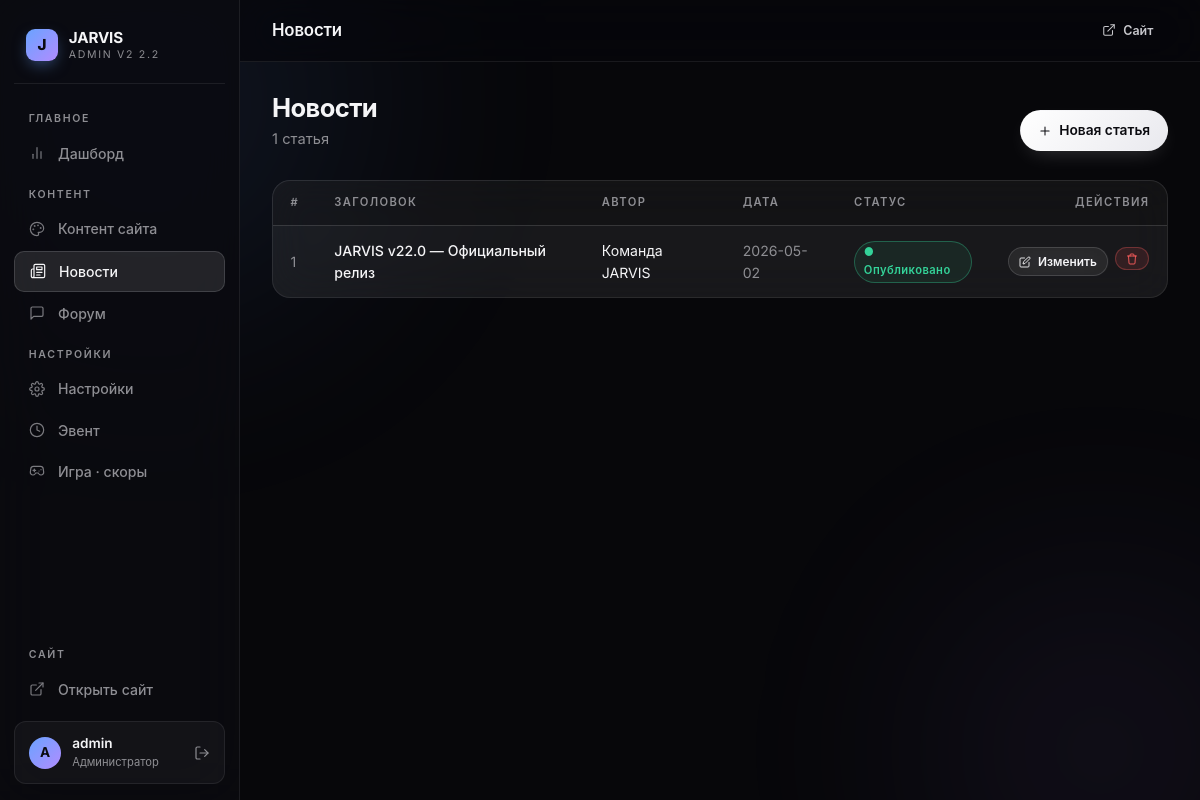
The page /admin/news (signed in) on the database as committed earlier.
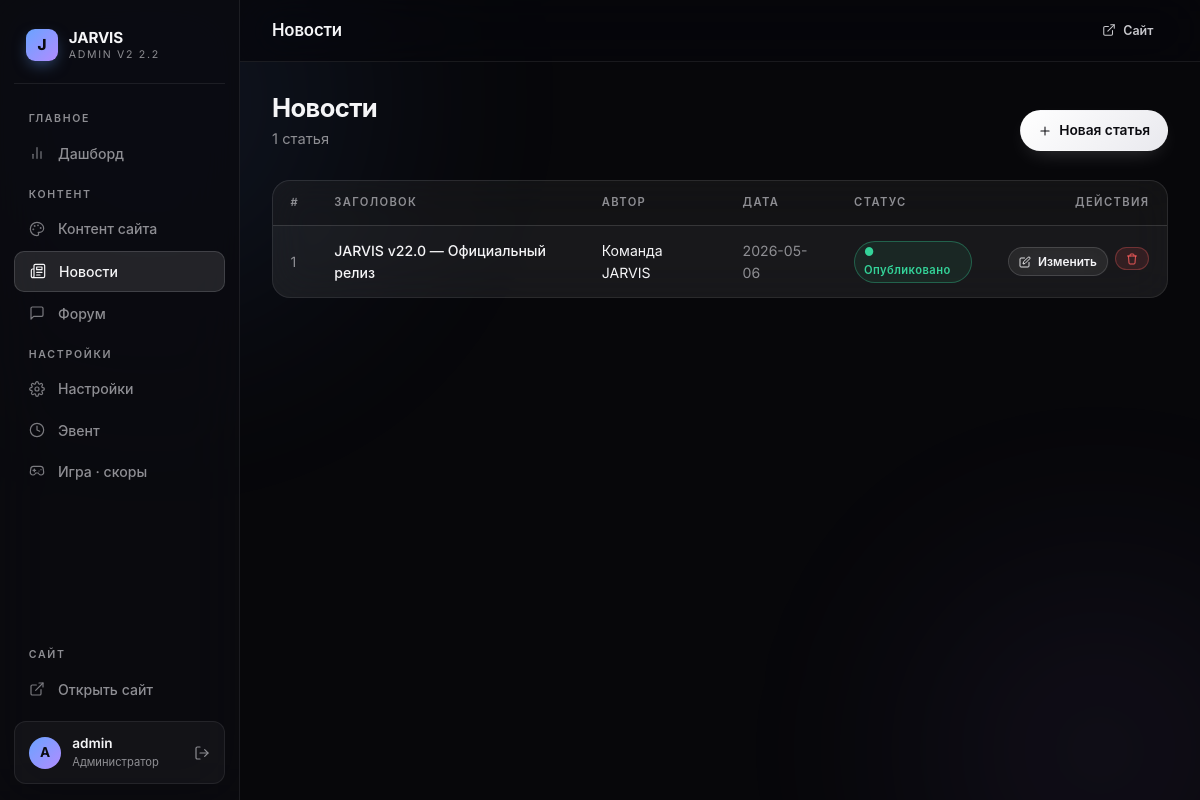
The same page on the database as committed later.
### tables this page shows
CREATE TABLE news (
    id INTEGER PRIMARY KEY AUTOINCREMENT,
    title TEXT NOT NULL,
    excerpt TEXT DEFAULT '',
    content TEXT NOT NULL,
    image_url TEXT DEFAULT '',
    author TEXT DEFAULT 'Команда JARVIS',
    is_published INTEGER DEFAULT 1,
    created_at TIMESTAMP DEFAULT CURRENT_TIMESTAMP,
    updated_at TIMESTAMP DEFAULT CURRENT_TIMESTAMP
);

### server.py (the view)
@app.route("/admin/news")
@admin_required
def admin_news():
    db = get_conn()
    articles = db.execute("SELECT * FROM news ORDER BY created_at DESC").fetchall()
    return render_template("admin/news_list.html", articles=articles)

### database.py (called while the page is built)
def get_db():
    conn = sqlite3.connect(DB_PATH)
    conn.row_factory = sqlite3.Row
    conn.execute("PRAGMA foreign_keys = ON")
    return conn

### server.py (called while the page is built, shortened)
def get_conn():
    if "db" not in g:
        g.db = get_db()
    return g.db

@app.before_request
def track_visit():
    path = request.path
    if any(path.startswith(p) for p in SKIP_TRACK_PREFIXES):
        return

def admin_required(f):
    @functools.wraps(f)
    def wrapper(*args, **kwargs):
        if not session.get("admin_logged_in"):
            return redirect(url_for("admin_login"))
        return f(*args, **kwargs)
    return wrapper

def _site_settings_dict():
    out = dict(DEFAULT_SETTINGS)
    try:
        rows = get_conn().execute("SELECT key, value FROM site_settings").fetchall()
        for r in rows:
            key, val = r["key"], r["value"]
            if not val and key not in _BOOL_SETTING_KEYS_BASE and key in DEFAULT_SETTINGS:
                out[key] = DEFAULT_SETTINGS[key]
            else:
                out[key] = val
    except Exception:
        pass
    return out

### templates/admin/news_list.html (shortened to what this page needs)
{% extends 'admin/base.html' %}
{% from '_icons.html' import icon %}
{% block topbar %}Новости{% endblock %}
{% block content %}
<div class="a-page-head">
  <div>
    <h2>Новости</h2>
    <div class="desc">{{ articles|length }} {% if articles|length == 1 %}статья{% elif articles|length < 5 %}статьи{% else %}статей{% endif %}</div>
  </div>
  <div class="actions">
    <a href="{{ url_for('admin_news_create') }}" class="a-btn a-btn-primary">{{ icon('plus', 14) }} Новая статья</a>
  </div>
</div>
<div class="a-table-wrap">
  <table class="a-table">
    <thead>
      <tr>
        <th>#</th>
        <th>Заголовок</th>
        <th>Автор</th>
        <th>Дата</th>
        <th>Статус</th>
        <th style="text-align:right;">Действия</th>
      </tr>
    </thead>
    <tbody>
      {% for art in articles %}
      <tr>
        <td style="color:var(--text-3);">{{ art['id'] }}</td>
        <td>
          <a href="{{ url_for('news_detail', nid=art['id']) }}" target="_blank"
             style="color:var(--text);font-weight:500;">
            {{ art['title'][:80] }}{% if art['title']|length > 80 %}…{% endif %}
          </a>
        </td>
        <td>{{ art['author'] }}</td>
        <td style="color:var(--text-3);">{{ art['created_at'][:10] }}</td>
        <td>
          {% if art['is_published'] %}
            <span class="a-badge success">● Опубликовано</span>
          {% else %}
            <span class="a-badge muted">Черновик</span>
          {% endif %}
        </td>
        <td>
          <div class="actions" style="justify-content:flex-end;">
            <a href="{{ url_for('admin_news_edit', nid=art['id']) }}"
               class="a-btn a-btn-secondary a-btn-xs">{{ icon('edit', 12) }} Изменить</a>
            <form method="POST" action="{{ url_for('admin_news_delete', nid=art['id']) }}"
                  onsubmit="return confirm('Удалить новость безвозвратно?')">
              <button class="a-btn a-btn-danger a-btn-xs" type="submit">{{ icon('trash', 12) }}</button>
            </form>
          </div>
        </td>
      </tr>
      {% else %}
      <tr><td colspan="6" class="empty">
        Новостей пока нет — <a href="{{ url_for('admin_news_create') }}" style="color:var(--accent);">создать первую</a>
      </td></tr>
      {% endfor %}
    </tbody>
  </table>
</div>
{% endblock %}

Rows that differ between the two databases and show on the page:
changed news "JARVIS v22.0 — Официальный релиз": created_at "2026-05-02" → "2026-05-06"
